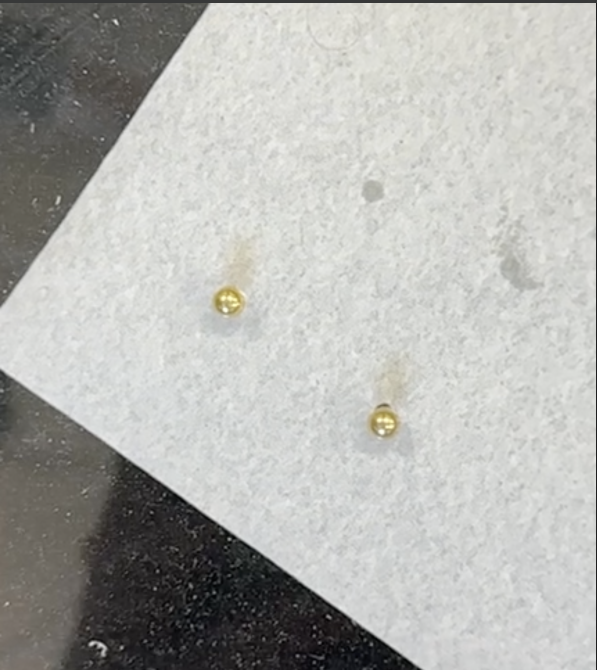
#> input picture testPhoto.png, 1194 x 1340 px (shown at 1/2 size)
$ python steelBallRun.py
#> lines starting #> are read from the running program, lines starting #| are printed output that depends on the picture; after the words box and inside, x2 and y2 are one past the last pixel; in counts of white or black regions, pixels touching at a corner belong together
###from PIL import Image

from PIL import Image, ImageFilter


# Opening the image (R prefixed to string
# in order to deal with '\' in paths)
image = "testPhoto.png"

# Converting the image to grayscale, as edge detection
# requires input image to be of mode = Grayscale (L)
#image = image.convert("L")

# Detecting Edges on the Image using the argument ImageFilter.FIND_EDGES
#image = image.filter(ImageFilter.FIND_EDGES)

# Saving the Image Under the name Edge_Sample.png
def applyEffect(pic, function):
#> called with pic = 'testPhoto.png'
    img = Image.open(pic)
#> img is the input picture: PIL image 1194x1340 RGBA; mean R, G, B, A 178, 178.4, 174.8, 255
    imageNew = Image.new("RGB", (img.size[0], img.size[1]))
#> imageNew: PIL image 1194x1340 RGB; every value is 0
    for x in range(img.size[0]):
        for y in range(img.size[1]):
            pixel = img.getpixel((x, y))


            imageNew.putpixel((x,y), function(pixel))
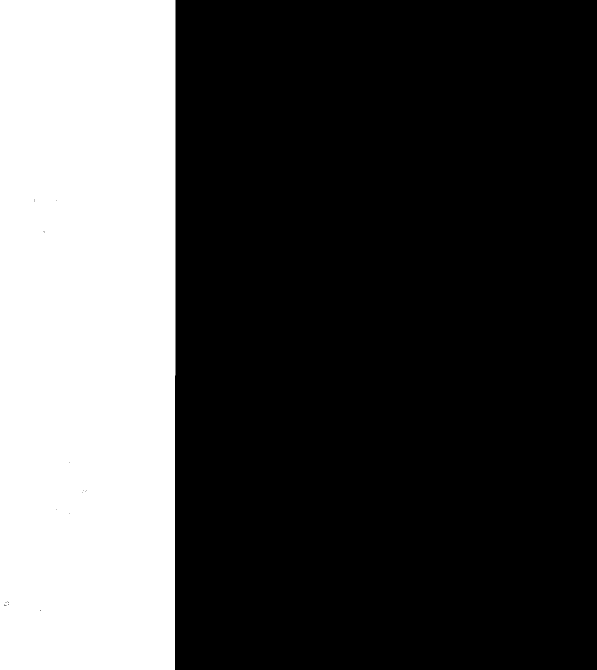
#> imageNew: PIL image 1194x1340 RGB (shown at 1/2 size); 29.4% white; 1 white region, box (x1, y1, x2, y2) and area: (0, 0, 351, 1340) 469722
    imageNew.save("newpic.jpg")
    return imageNew.show()

#> (the run stopped early here; a loop or call above may not have finished)
